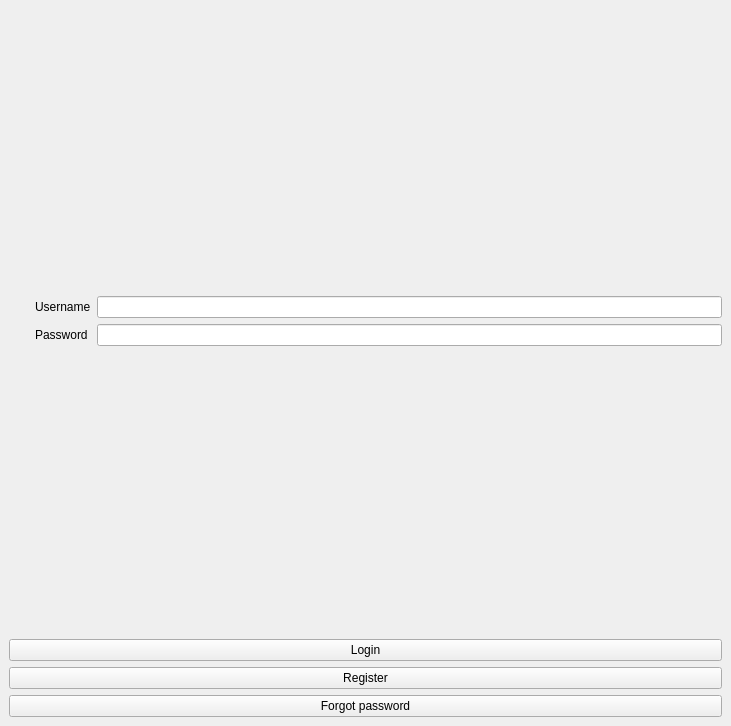
<?xml version="1.0" encoding="UTF-8"?>
<ui version="4.0">
 <class>MainWindow</class>
 <widget class="QMainWindow" name="MainWindow">
  <property name="geometry">
   <rect>
    <x>0</x>
    <y>0</y>
    <width>731</width>
    <height>726</height>
   </rect>
  </property>
  <property name="windowTitle">
   <string>KoR - Safe vault APP</string>
  </property>
  <property name="windowIcon">
   <iconset>
    <normaloff>../images/app_icon.png</normaloff>../images/app_icon.png</iconset>
  </property>
  <widget class="QWidget" name="centralwidget">
   <layout class="QGridLayout" name="gridLayout">
    <item row="3" column="0">
     <layout class="QGridLayout" name="gridLayout_2">
      <item row="0" column="0">
       <layout class="QGridLayout" name="gridLayout_3">
        <item row="0" column="1">
         <widget class="QLabel" name="verticalSpacer">
          <property name="text">
           <string/>
          </property>
          <property name="pixmap">
           <pixmap>../../.designer/backup/images/main_image.png</pixmap>
          </property>
         </widget>
        </item>
        <item row="0" column="2">
         <layout class="QFormLayout" name="formLayout">
          <item row="1" column="1">
           <widget class="QLineEdit" name="usernameInput"/>
          </item>
          <item row="3" column="1">
           <widget class="QLineEdit" name="passwordInput">
            <property name="inputMethodHints">
             <set>Qt::ImhHiddenText|Qt::ImhNoAutoUppercase|Qt::ImhNoPredictiveText|Qt::ImhSensitiveData</set>
            </property>
            <property name="echoMode">
             <enum>QLineEdit::Password</enum>
            </property>
           </widget>
          </item>
          <item row="4" column="1">
           <spacer name="horizontalSpacer">
            <property name="orientation">
             <enum>Qt::Horizontal</enum>
            </property>
            <property name="sizeHint" stdset="0">
             <size>
              <width>40</width>
              <height>20</height>
             </size>
            </property>
           </spacer>
          </item>
          <item row="0" column="1">
           <spacer name="horizontalSpacer_2">
            <property name="orientation">
             <enum>Qt::Horizontal</enum>
            </property>
            <property name="sizeHint" stdset="0">
             <size>
              <width>40</width>
              <height>20</height>
             </size>
            </property>
           </spacer>
          </item>
          <item row="1" column="0">
           <widget class="QLabel" name="usernameText">
            <property name="sizePolicy">
             <sizepolicy hsizetype="Fixed" vsizetype="Expanding">
              <horstretch>0</horstretch>
              <verstretch>0</verstretch>
             </sizepolicy>
            </property>
            <property name="text">
             <string>Username</string>
            </property>
           </widget>
          </item>
          <item row="3" column="0">
           <widget class="QLabel" name="passwordText">
            <property name="text">
             <string>Password</string>
            </property>
           </widget>
          </item>
         </layout>
        </item>
        <item row="0" column="0">
         <widget class="QLabel" name="mainImage">
          <property name="text">
           <string/>
          </property>
          <property name="pixmap">
           <pixmap>../images/main_image.png</pixmap>
          </property>
         </widget>
        </item>
       </layout>
      </item>
      <item row="6" column="0">
       <widget class="QPushButton" name="forgotpasswordButton">
        <property name="text">
         <string>Forgot password</string>
        </property>
       </widget>
      </item>
      <item row="3" column="0">
       <widget class="QPushButton" name="register_button">
        <property name="text">
         <string>Register</string>
        </property>
       </widget>
      </item>
      <item row="1" column="0">
       <widget class="QPushButton" name="loginButton">
        <property name="text">
         <string>Login</string>
        </property>
       </widget>
      </item>
     </layout>
    </item>
   </layout>
  </widget>
 </widget>
 <resources/>
 <connections/>
</ui>
